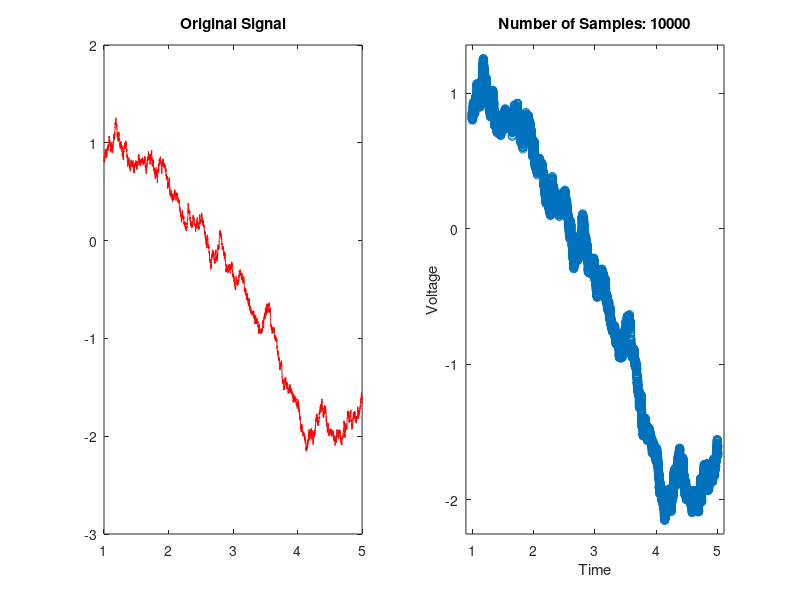

This figure's MATLAB source:
% Plots the result of sampling a noisy sine function at different rates
% [redacted]
% Oct. 28, 2011
% [redacted]

close all;
clear all;
clc;

num_points = 10000;
samplingRates = [10000 5000 500 100 10 5 2 1]; % The number of plots we'll need 
max_x = 5; % Set a bound on x
xs = 1:(max_x-1)/num_points:max_x; % The time values
ys = sin(xs); % The signal (no noise)
rs = zeros(1,length(ys)); % The noise

% Make some noise
r = 0;
for i = 1:length(xs)
    rs(i) = r + 0.01 * randn();
    r = rs(i);
end

% Add in the noise
ys = ys + rs;

% Find the ranges, for scaling the plots
minx = min(xs)-0.1; maxx = max(xs)+0.1; miny = min(ys)-0.1; maxy = max(ys)+0.1;

figure;
for n = 1:length(samplingRates)
    step_size = samplingRates(n);
    if step_size < 1 % Something went wrong
        break;
    end
    subset = 1:step_size:num_points;
    clf;
    subplot(1,2,1);
    plot(xs,ys,'r'); % Uncomment this to see the original data
    title('Original Signal');
    subplot(1,2,2);
    plot(xs(subset), ys(subset),'o');
    xlim([minx maxx]);
    ylim([miny maxy]);
    xlabel('Time');
    ylabel('Voltage');
    title(['Number of Samples: ' num2str(length(subset))]);
    drawnow;
    
    pause;
    
end